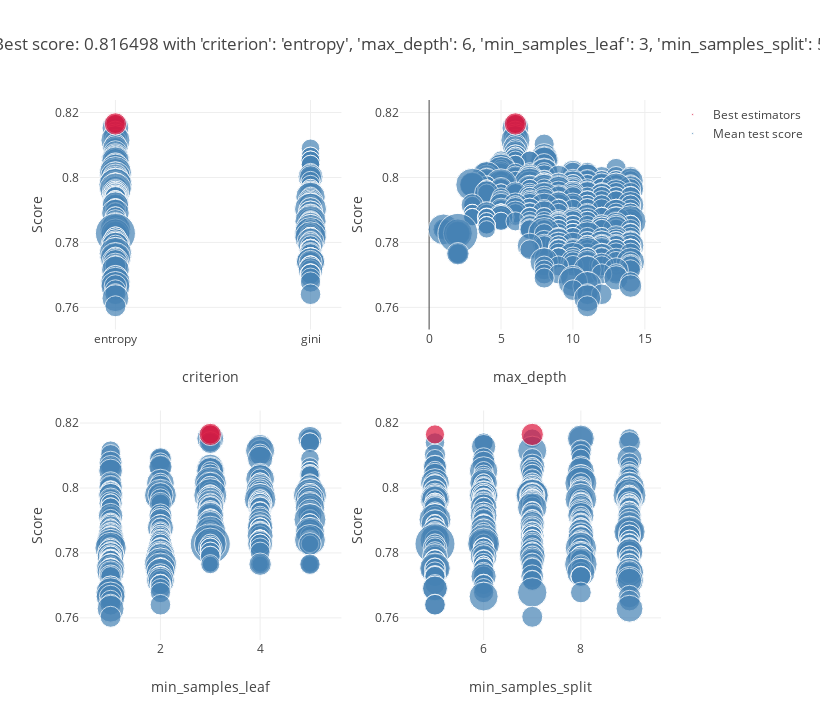

Here is the notebook cell this chart was saved with:
### Markdown cell above
#### Postprunning

### Code cell
criter_range=['gini','entropy']
max_depth=range(15)
min_samples_split=range(5,10)
min_samples_leaf=range(1,6)

param_grid={'criterion':criter_range,'max_depth':max_depth,
            'min_samples_split':min_samples_split,
            'min_samples_leaf':min_samples_leaf
            }


grid_DT=GridSearchCV(DecisionTreeClassifier(), param_grid, cv=5, n_jobs=-1
) 

grid_DT.fit(X_train,y_train)

plot_grid_search(grid_DT)
table_grid_search(grid_DT)

### Figure 1 — Plotly figure (JSON) as saved in the notebook; plotly's stock layout.template omitted (floating-point values rounded to 4 significant figures; data arrays with more than 128 entries replaced by an {"elided": "..."} marker saying what was removed)
{"data": [{"marker": {"color": "SteelBlue", "size": {"elided": "748 float values"}, "sizemin": 4, "sizemode": "area", "sizeref": 6.518e-06}, "mode": "markers", "name": "Mean test score", "showlegend": true, "text": {"elided": "748 str values"}, "type": "scatter", "x": {"elided": "748 str values"}, "xaxis": "x", "y": {"elided": "748 float values"}, "yaxis": "y"}, {"marker": {"color": "Crimson", "size": [0.001196, 0.001614], "sizemin": 4, "sizemode": "area", "sizeref": 6.518e-06}, "mode": "markers", "name": "Best estimators", "showlegend": true, "text": ["{'criterion': 'entropy', 'max_depth': 6, 'min_samples_leaf': 3, 'min_samples_split': 5}", "{'criterion': 'entropy', 'max_depth': 6, 'min_samples_leaf': 3, 'min_samples_split': 7}"], "type": "scatter", "x": ["entropy", "entropy"], "xaxis": "x", "y": [0.8165, 0.8165], "yaxis": "y"}, {"marker": {"color": "SteelBlue", "size": {"elided": "748 float values"}, "sizemin": 4, "sizemode": "area", "sizeref": 6.518e-06}, "mode": "markers", "name": "Mean test score", "showlegend": false, "text": {"elided": "748 str values"}, "type": "scatter", "x": {"elided": "748 int values"}, "xaxis": "x2", "y": {"elided": "748 float values"}, "yaxis": "y2"}, {"marker": {"color": "Crimson", "size": [0.001196, 0.001614], "sizemin": 4, "sizemode": "area", "sizeref": 6.518e-06}, "mode": "markers", "name": "Best estimators", "showlegend": false, "text": ["{'criterion': 'entropy', 'max_depth': 6, 'min_samples_leaf': 3, 'min_samples_split': 5}", "{'criterion': 'entropy', 'max_depth': 6, 'min_samples_leaf': 3, 'min_samples_split': 7}"], "type": "scatter", "x": [6, 6], "xaxis": "x2", "y": [0.8165, 0.8165], "yaxis": "y2"}, {"marker": {"color": "SteelBlue", "size": {"elided": "748 float values"}, "sizemin": 4, "sizemode": "area", "sizeref": 6.518e-06}, "mode": "markers", "name": "Mean test score", "showlegend": false, "text": {"elided": "748 str values"}, "type": "scatter", "x": {"elided": "748 int values"}, "xaxis": "x3", "y": {"elided": "748 float values"}, "yaxis": "y3"}, {"marker": {"color": "Crimson", "size": [0.001196, 0.001614], "sizemin": 4, "sizemode": "area", "sizeref": 6.518e-06}, "mode": "markers", "name": "Best estimators", "showlegend": false, "text": ["{'criterion': 'entropy', 'max_depth': 6, 'min_samples_leaf': 3, 'min_samples_split': 5}", "{'criterion': 'entropy', 'max_depth': 6, 'min_samples_leaf': 3, 'min_samples_split': 7}"], "type": "scatter", "x": [3, 3], "xaxis": "x3", "y": [0.8165, 0.8165], "yaxis": "y3"}, {"marker": {"color": "SteelBlue", "size": {"elided": "748 float values"}, "sizemin": 4, "sizemode": "area", "sizeref": 6.518e-06}, "mode": "markers", "name": "Mean test score", "showlegend": false, "text": {"elided": "748 str values"}, "type": "scatter", "x": {"elided": "748 int values"}, "xaxis": "x4", "y": {"elided": "748 float values"}, "yaxis": "y4"}, {"marker": {"color": "Crimson", "size": [0.001196, 0.001614], "sizemin": 4, "sizemode": "area", "sizeref": 6.518e-06}, "mode": "markers", "name": "Best estimators", "showlegend": false, "text": ["{'criterion': 'entropy', 'max_depth': 6, 'min_samples_leaf': 3, 'min_samples_split': 5}", "{'criterion': 'entropy', 'max_depth': 6, 'min_samples_leaf': 3, 'min_samples_split': 7}"], "type": "scatter", "x": [5, 7], "xaxis": "x4", "y": [0.8165, 0.8165], "yaxis": "y4"}], "layout": {"height": 720, "hovermode": "closest", "legend": {"traceorder": "reversed"}, "title": {"text": "Best score: 0.816498 with 'criterion': 'entropy', 'max_depth': 6, 'min_samples_leaf': 3, 'min_samples_split': 5"}, "width": 820, "xaxis": {"anchor": "y", "domain": [0, 0.45], "title": {"text": "criterion"}}, "xaxis2": {"anchor": "y2", "domain": [0.55, 1], "title": {"text": "max_depth"}}, "xaxis3": {"anchor": "y3", "domain": [0, 0.45], "title": {"text": "min_samples_leaf"}}, "xaxis4": {"anchor": "y4", "domain": [0.55, 1], "title": {"text": "min_samples_split"}}, "yaxis": {"anchor": "x", "domain": [0.575, 1], "title": {"text": "Score"}}, "yaxis2": {"anchor": "x2", "domain": [0.575, 1], "title": {"text": "Score"}}, "yaxis3": {"anchor": "x3", "domain": [0, 0.425], "title": {"text": "Score"}}, "yaxis4": {"anchor": "x4", "domain": [0, 0.425], "title": {"text": "Score"}}}}
